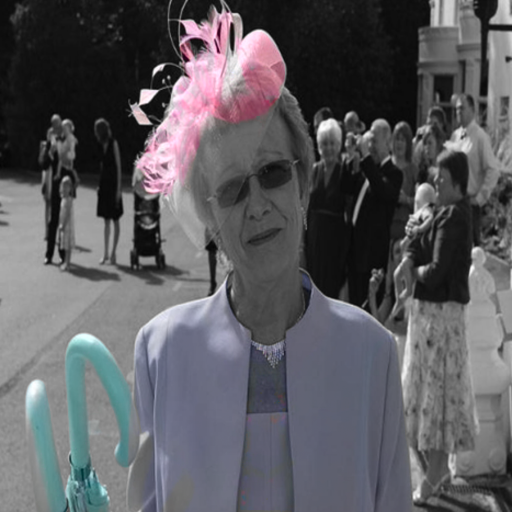
#> input picture inference_scripts/colorized_lady.png, 1024 x 1024 px (shown at 1/2 size)
$ python make_grayscale.py --input colorized_lady.png --output out.png
#> lines starting #> are read from the running program, lines starting #| are printed output that depends on the picture
# inference_scripts/make_grayscale.py
import argparse
from PIL import Image

def main():
    ap = argparse.ArgumentParser()
    ap.add_argument("--input",  required=True, help="path to color image")
    ap.add_argument("--output", required=True, help="path to save grayscale image (e.g., assets/livingroom_gray.png)")
    ap.add_argument("--resize_long", type=int, default=0, help="optional: resize long side (0 = keep size)")
    args = ap.parse_args()

    img = Image.open(args.input).convert("RGB")
#> img is the input picture: PIL image 1024x1024 RGB; mean R, G, B 91.8, 91.3, 95.6
    if args.resize_long > 0:
        w, h = img.size
        long_side = max(w, h)
        scale = args.resize_long / float(long_side)
        if scale < 1.0:
            img = img.resize((int(w*scale), int(h*scale)), Image.BICUBIC)

    # Save true grayscale (single-channel “L”)
    gray = img.convert("L")
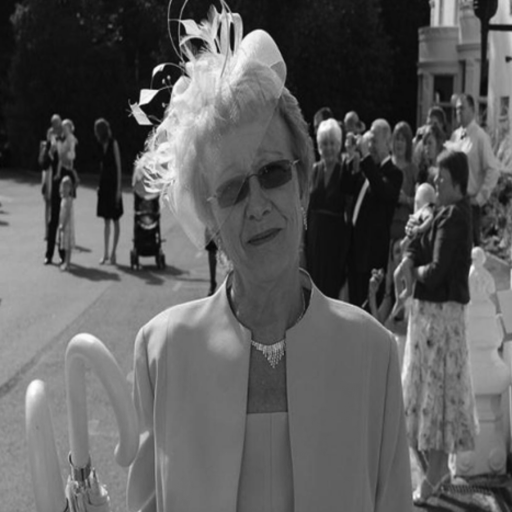
#> gray: PIL image 1024x1024 L (shown at 1/2 size); min 0, max 255, mean 91.9
    gray.save(args.output)
    print(f"Saved grayscale -> {args.output}")

if __name__ == "__main__":
    main()
